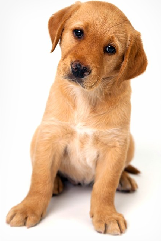
#> input picture images/puppy.png, 161 x 241 px, found by its file name
$ jupyter execute HOG_Descriptor_Feature_Extraction.ipynb   (shell and % lines are left out)
#> lines starting #> are read from the running program, lines starting #| are printed output that depends on the picture
<center><h1> HOG Descriptor Feature Extraction </h1></center>

---

# **Implementation of the HOG Descriptor**

First, we will load the libraries and the image for which we will calculate the HOG descriptor:

[cell 1]
from skimage.feature import hog
from skimage import exposure
import matplotlib.pyplot as plt
import cv2 as cv

img = cv.imread('puppy.png',0)
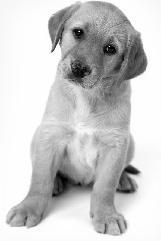
#> img: shape (241, 161); min 0, max 255, mean 201.8
plt.imshow(img,cmap='gray')
print(img.shape)
#| (241, 161)

We first need to resize this image to 64 x 128. Then, we will directly use the ***hog*** function from ***skimage.features***. The ***hog*** function will internally compute the result and return the feature matrix.

[cell 2]
resized_img=cv.resize(img,(64,128))
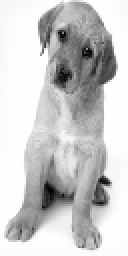
#> resized_img: shape (128, 64) (shown 2 times larger); min 0, max 254, mean 201.7
fd, hog_image = hog(resized_img, orientations=9, pixels_per_cell=(8, 8),
                    cells_per_block=(2, 2), visualize=True)
#> fd = 3780 values, max 0.615 at index 1008, min 0 at index 5, mean 0.117

print(fd.shape)
#| (3780,)
plt.plot(fd)
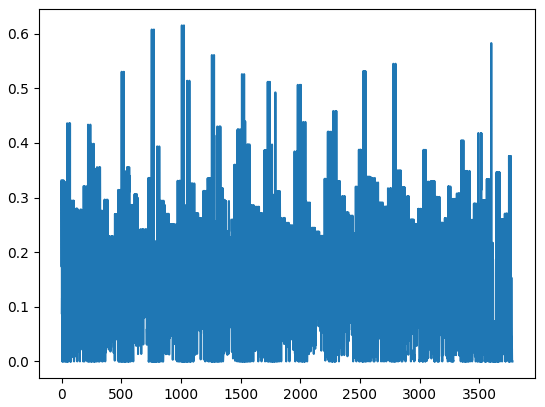
#> figure drawn by matplotlib, 1 panel; curve peaks at x = 1008, y = 0.615

As expected, we have 3,780 features for the image, which confirms the calculations we performed during the course. You can choose to modify the hyperparameter values, which will result in a feature matrix of different sizes.

Finally, let's look at the HOG image:

[cell 3]
fig, (ax1, ax2) = plt.subplots(1, 2, figsize=(16, 8), sharex=True, sharey=True)

ax1.imshow(resized_img, cmap=plt.cm.gray)
ax1.set_title('Input image')


ax2.imshow(hog_image, cmap=plt.cm.gray)
ax2.set_title('Histogram of Oriented Gradients')

plt.show()
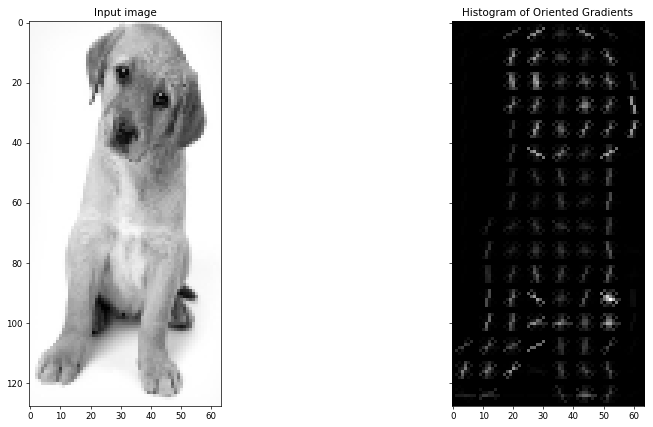
#> figure drawn by matplotlib, 2 panels

# **Implementation of the LBP Descriptor**
Now, let's calculate the LBP descriptor.

[cell 4]
from skimage.feature import local_binary_pattern
import numpy as np

img = cv.imread('/content/elvis.png',0)
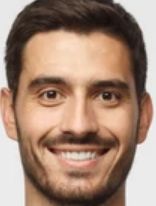
#> input picture images/elvis.png, 156 x 206 px, found by its file name
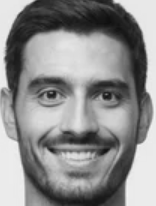
#> img: shape (206, 156); min 15, max 243, mean 140.2
plt.imshow(img,cmap='gray')

[cell 5]
LBP=local_binary_pattern(img,8,1)
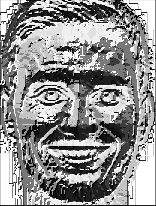
#> LBP: shape (206, 156) float64; min 0, max 255, mean 144.3
print(LBP.shape)
#| (206, 156)
plt.imshow(LBP,cmap='gray')

[cell 6]
def histogram(img,l):
#> called with l = 256
  hist=np.zeros(l,dtype=int)
  for i in range(img.shape[0]):
    for j in range(img.shape[1]):
      hist[img[i,j]]+=1
  return hist

[cell 7]
h=histogram(img,256)
#> h = 256 values, max 2034 at index 235, min 0 at index 0, mean 125.5
plt.plot(h)
plt.show()
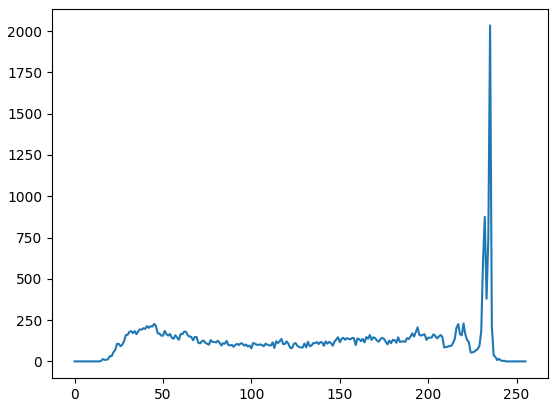
#> figure drawn by matplotlib, 1 panel; curve peaks at x = 235, y = 2034
